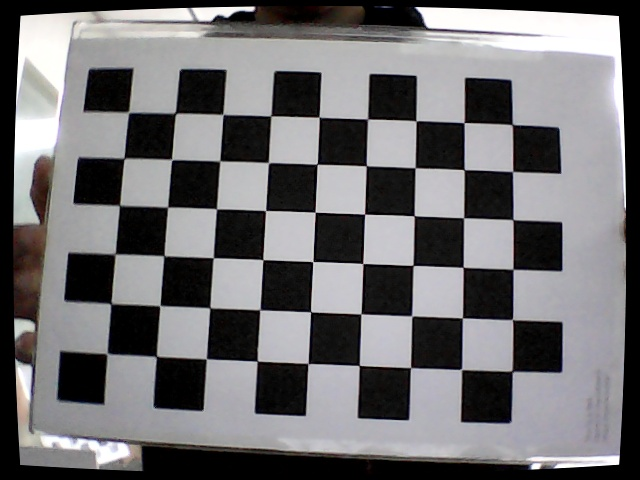
#> input picture 02_Practice_OpenCV/calib_images/calib_20260429_113951_147620.jpg, 640 x 480 px; its folder holds 5 pictures in this run
$ jupyter execute 05.01.OpenCV-Calibration.ipynb
#> lines starting #> are read from the running program, lines starting #| are printed output that depends on the picture
# 핀홀 카메라 모델과 Camera Calibration 실습

> **강의자료**: `강의자료/05.01.OpenCV-Calibration.md`

| Part | 주제 |
|------|------|
| Part 1 | 핀홀 카메라 모델 |
| Part 2 | 카메라 캘리브레이션 실전 |
| Part 3 | 퀴즈 & 복습 문제 |

이 실습에서는 핀홀 카메라 수학 모델을 직접 구현하고,
OpenCV를 사용해 체커보드 기반 카메라 캘리브레이션 전체 파이프라인을 실습합니다.

[cell 1]
import numpy as np
import cv2              # pip install opencv-python
import yaml             # pip install pyyaml
import os
import glob
import matplotlib.pyplot as plt

[cell 2]
F_MM       = 4.0     # 렌즈 초점 거리 (mm)
DX         = 0.004   # 픽셀 가로 크기 (mm/pixel)
DY         = 0.004   # 픽셀 세로 크기 (mm/pixel)
IMG_WIDTH  = 640     # 이미지 가로 해상도 (pixel)
IMG_HEIGHT = 480     # 이미지 세로 해상도 (pixel)

---
## Part 1: 핀홀 카메라 모델

### 1.1 3D 세계를 2D 이미지로 바꾸는 원리

- **"빛은 직선으로 나아간다"는 단순한 원리로 3D → 2D 변환**
    - **바늘구멍 사진기 (Pinhole Camera)**: 아주 캄캄한 상자 앞면에 바늘구멍 하나를 뚫음
      물체에서 반사된 빛이 구멍을 통과하여 상자 뒷면(센서)에 맺힘
    - **투영 (Projection)**: 3D 공간의 한 점이 구멍을 통과해 2D 평면의 한 점으로 내려앉는 과정
    - **로봇의 거리 추정**: 로봇은 이 원리를 **거꾸로** 이용
      2D 이미지의 한 점 → 실제 3D 공간의 어떤 선상에서 온 것인지 분석
      2D로 변환되는 순간 **'깊이' 정보가 사라짐** → 수학적 모델로 재계산 필요

### 1.2 Aperture (조리개) — 핀홀의 구멍 크기

- **Aperture : 카메라 렌즈에서 빛이 통과하는 구멍의 크기**

| Aperture 크기 | 빛의 양 | 이미지 선명도 |
|---|---|---|
| 크다 (2mm) | 많음  | 흐릿 |
| 작다 (0.35mm) | 적음  | 선명 |

- **핀홀 카메라 모델의 가정**
    - Aperture = **수학적으로 크기가 0인 점**
    - 모든 빛이 딱 한 점을 통과 → 깔끔한 투영 수식 성립
    - 현실에서는 너무 작으면 **빛 부족 → 어두운 이미지** 문제 발생

### 1.3 렌즈 (Lens) — Aperture 딜레마의 해결책

- **핀홀의 딜레마**
  ```
  구멍 크게 → 빛 많음  but  흐릿
  구멍 작게 → 선명     but  어두움
  ```
- **렌즈의 해결책**: 한 점에서 나온 **여러 줄기 빛**을 모아 film의 **한 점으로 수렴**
  ```
  빨간 점 → 여러 빛줄기 → 렌즈 → film의 한 점
  파란 점 → 여러 빛줄기 → 렌즈 → film의 다른 점
  ```
- **새로운 문제**: 렌즈의 굴절 특성 때문에 → **왜곡(Distortion)** 발생
  → 이를 수학적으로 보정하는 것이 **캘리브레이션**

### 1.4 핵심 개념 — 초점 거리 (Focal Length)

- **초점 거리 $f$ : 카메라의 '확대율'을 결정하는 핵심 값**
    - 카메라의 광학 중심(구멍)과 이미지 평면(센서) 사이의 거리
    - 초점 거리가 **길면** → 물체가 크게 보임 (망원)
    - 초점 거리가 **짧으면** → 넓은 범위를 담음 (광각)

- **렌즈 공식**: $\dfrac{1}{f} = \dfrac{1}{z'} - \dfrac{1}{z}$

- **왜 하나의 $f$가 $f_x, f_y$ 두 개가 되는가?** 픽셀이 정사각형이 아닐 수 있기 때문
  $$f_x = \frac{f}{d_x}, \quad f_y = \frac{f}{d_y}$$

| 기호 | 단위 | 의미 |
|---|---|---|
| $f$ | mm | 광학 중심 → 센서 물리적 거리 |
| $d_x, d_y$ | mm/pixel | 픽셀 하나의 실제 크기 |
| $f_x, f_y$ | pixel | 투영 수식의 스케일 인자 |

[cell 3]
# 초점 거리: 물리적 단위(mm) → 픽셀 단위 변환
fx = F_MM / DX
fy = F_MM / DY

print(f"물리적 초점 거리 f = {F_MM} mm")
print(f"픽셀 크기 dx={DX} mm/px,  dy={DY} mm/px")
print(f"픽셀 단위 초점 거리  fx = {fx:.1f} px,  fy = {fy:.1f} px")
print(f"  → 'fx = {fx:.0f}' 은 초점 거리가 픽셀 {fx:.0f}개 길이에 해당한다는 의미")

### 1.5 핵심 개념 — 주점 (Principal Point)

- **주점 $(c_x, c_y)$ : 카메라 렌즈 중심이 이미지와 만나는 기준점**
    - 카메라 렌즈의 중심(광축)이 이미지 센서와 수직으로 만나는 지점의 픽셀 좌표
    - 이상적인 카메라라면 **이미지의 정중앙**이어야 함
    - 실제 제조 과정의 오차로 **조금씩 치우쳐** 있음
    - 이 값이 틀리면 → 로봇이 물체 위치를 잘못 파악

### 1.6 핵심 개념 — 내부 파라미터 행렬 (Camera Matrix K)

**카메라 행렬 $K$ : 카메라의 고유한 '명함'**

초점 거리 $(f_x, f_y)$ 와 주점 $(c_x, c_y)$ 정보를 하나로 묶은 **3×3 행렬**

$$K = \begin{bmatrix} f_x & 0 & c_x \\ 0 & f_y & c_y \\ 0 & 0 & 1 \end{bmatrix}$$

[cell 4]
# 카메라 행렬 K 직접 구성 (예: 640×480 해상도 카메라)
cx = IMG_WIDTH  / 2  # 주점 x (이상적 중앙)
cy = IMG_HEIGHT / 2  # 주점 y (이상적 중앙)

K = np.array([
    [fx,  0,  cx],
    [ 0, fy,  cy],
    [ 0,  0,   1]
], dtype=np.float64)

print("카메라 행렬 K:")
print(K)
print(f"\nfx={K[0,0]}, fy={K[1,1]}, cx={K[0,2]}, cy={K[1,2]}")

[cell 5]
# 카메라 행렬 K로 3D 점 → 2D 픽셀 좌표 투영 (닮음 삼각형 원리)
# 3D 카메라 좌표 (X, Y, Z): Z는 카메라에서 물체까지의 깊이
X, Y, Z = 0.3, 0.1, 2.0    # 단위: m

# 투영 공식: u = fx * X/Z + cx,  v = fy * Y/Z + cy
u = fx * (X / Z) + cx
v = fy * (Y / Z) + cy

print(f"3D 카메라 좌표: ({X}, {Y}, {Z}) m")
print(f"투영된 픽셀 좌표: u={u:.1f}, v={v:.1f}")
print()

[cell 6]
# 역방향: 픽셀 → 정규화 이미지 좌표 (K^-1 적용, 깊이 Z 필요)
x_norm = (u - cx) / fx    # 정규화 x
y_norm = (v - cy) / fy    # 정규화 y
X_back = x_norm * Z
Y_back = y_norm * Z
print(f"역투영 (Z={Z}m 알고 있을 때): X={X_back:.3f}, Y={Y_back:.3f}")

### 1.7 실제 카메라 vs 수학 모델

- **현실** : 렌즈 카메라 (밝고 선명)
- **수학 모델** : 핀홀 모델 (수식이 단순하고 깔끔)
- **캘리브레이션이 다리 역할**
  ```
  실제 렌즈 카메라
      ↓
  캘리브레이션으로 왜곡 계수(k1, k2, p1, p2, k3) 측정
      ↓
  왜곡 보정 (Rectification)
      ↓
  핀홀 모델 수식 적용
  ```
- 왜곡을 제거하고 나면 → 렌즈 카메라도 **핀홀 카메라처럼 동작**

### 1.8 렌즈 왜곡의 종류

**방사 왜곡 (Radial Distortion)**
- 렌즈 모양 때문에 이미지 **가장자리로 갈수록 직선이 곡선**으로 변하는 현상
- **배럴 왜곡 (Barrel Distortion)**: 이미지가 **볼록하게 튀어나와** 보임 → 광각 렌즈
- **핀쿠션 왜곡 (Pincushion Distortion)**: 이미지가 **오목하게 들어가** 보임 → 망원 렌즈

**접선 왜곡 (Tangential Distortion)**
- 카메라 제조 시 렌즈와 이미지 센서가 **완벽하게 수평을 이루지 못해** 발생
- 이미지가 비스듬하게 기울어져 보이는 현상
- **해결책**: 카메라 캘리브레이션으로 왜곡 계수 측정 후 **직선화(Rectification)**

### 1.9 좌표계의 종류와 변환 흐름

**픽셀 하나를 보고 실제 위치를 알기까지 4단계 좌표 변환**

| 단계 | 좌표계 | 기준 |
|------|--------|------|
| ① | 3D 월드 좌표계 (World Frame) | 방의 구석 등 환경 기준점 |
| ② | 3D 카메라 좌표계 (Camera Frame) | 카메라 렌즈 중심 |
| ③ | 2D 이미지 좌표계 (Image Plane) | 렌즈를 통해 투영된 가상 2D 평면 |
| ④ | 픽셀 좌표계 (Pixel Frame) | 코드에서 다루는 $(u, v)$ 좌표 |

**로봇의 역방향 계산 흐름:**
$$\text{픽셀 좌표} \xrightarrow{K^{-1}} \text{이미지 좌표} \xrightarrow{\text{깊이}} \text{카메라 좌표} \xrightarrow{[R|t]^{-1}} \text{월드 좌표}$$

**닮음 삼각형 원리 (깊이 추정):**
$$\frac{X_{real}}{Z} = \frac{x_{pixel} \times d_x}{f}$$

**혼란 포인트 정리**
- **혼란 1**: 물리적으로 센서에 상이 거꾸로 맺히지만, 수학 모델에서는 이미지 평면을 렌즈 앞에 놓고 똑바로 선 이미지 사용
- **혼란 2**: $K$의 초점 거리는 **픽셀 단위** ($f_x, f_y$) → 미터 단위로 바꾸려면 비례식 필요
- **혼란 3**: 로봇 본체(X=앞, Z=위) vs 카메라 광학 프레임(Z=앞, X=오른쪽, Y=아래) — 축이 90도 다름

[cell 7]
# 깊이 추정 예시: 알려진 크기의 물체로 거리 계산
X_real_mm = 100.0   # 물체의 실제 가로 크기 (mm), 예: 10cm 마커
x_pixel   = 50.0    # 이미지에서 물체가 차지하는 픽셀 수

# 닮음 삼각형: X_real / Z = (x_pixel * dx) / f  (단위 mm로 통일 → 결과도 mm)
Z_estimated_mm = X_real_mm * F_MM / (x_pixel * DX)
print(f"물체 실제 크기: {X_real_mm:.0f} mm")
print(f"이미지 픽셀 크기: {x_pixel:.0f} px")
print(f"추정된 거리(깊이): Z ≈ {Z_estimated_mm:.1f} mm  ({Z_estimated_mm/1000:.3f} m)")

---
## Part 2: 카메라 캘리브레이션 실전

### 2.1 캘리브레이션이 필요한 이유

**보정되지 않은 카메라는 직선을 곡선으로 인식하거나 물체 위치를 잘못 파악**

- **캘리브레이션 전**: 직선이 휘어짐, 2D → 3D 정확한 변환 불가
- **캘리브레이션 후**: 왜곡 계수로 이미지 **직선화(Rectification)** 가능,
  픽셀 좌표 ↔ 실제 3D 공간 사이의 **정확한 수학적 관계** 정의

### 2.2 체커보드 패턴 사용 이유

- 명암 대비가 명확 → **내부 교차점(Corners)** 을 서브픽셀 단위로 정밀 감지 가능
- 규칙적인 격자 구조 → 실제 3D 좌표를 쉽게 정의 가능
- **주의**: 칸 수가 아닌 **내부 교차점의 개수**!
- $8 \times 6$ 칸 체커보드 → 내부 교차점은 $7 \times 5$개

### 2.3 올바른 체커보드 촬영 방법

- **장수**: 최소 **10~20장** 권장 (복잡한 왜곡 렌즈는 최대 40장)
- **각도**: 체커보드를 **다양한 축 방향**으로 기울여 촬영 (±15°~45° 범위 권장, 다양한 각도가 초점 거리 계산에 필수)
- **거리**: 카메라와 체커보드 사이의 **거리를 변화**시키며 촬영
- **주의사항**: 체커보드는 **평평하고 단단한 판**에 부착, **줌 수준 일정 유지**,
  이미지 **전체 영역**(특히 가장자리)을 골고루 커버

### 2.4 OpenCV 캘리브레이션 코드 흐름

**OpenCV 캘리브레이션 3단계**

1. **`findChessboardCorners()`**: 이미지에서 체커보드 내부 교차점들의 픽셀 좌표 탐색
2. **`cornerSubPix()`**: 감지된 코너 좌표를 **서브픽셀 단위로 정밀화** → 정확도 향상
3. **`calibrateCamera()`**: 2D 이미지 포인트 + 미리 정의된 3D 객체 포인트를 비교하여
   시스템 방정식을 풀어 **카메라 파라미터 계산**

[cell 8]
# 체커보드 설정 (10x7 칸 → 내부 교차점 9x6개)
CHECKERBOARD = (9, 6)       # (가로 교차점 수, 세로 교차점 수)
SQUARE_SIZE  = 0.025        # 체커보드 한 칸의 실제 크기 (m), 예: 2.5cm

# 3D 객체 포인트 준비: (0,0,0), (1,0,0), ..., (8,5,0) 형태로 정의 (Z=0 평면)
objp = np.zeros((CHECKERBOARD[0] * CHECKERBOARD[1], 3), np.float32)
objp[:, :2] = np.mgrid[0:CHECKERBOARD[0], 0:CHECKERBOARD[1]].T.reshape(-1, 2)
objp *= SQUARE_SIZE     # 픽셀 단위가 아닌 실제 크기(m) 적용

print(f"체커보드 설정: {CHECKERBOARD[0]}×{CHECKERBOARD[1]} 내부 교차점")
print(f"총 코너 수: {len(objp)}개")
print(f"첫 번째 코너 3D 좌표: {objp[0]}")
print(f"마지막 코너 3D 좌표: {objp[-1]}")

[cell 9]
# 캘리브레이션 전체 파이프라인
# (실제 이미지 파일이 있어야 실행 가능 — 이미지 경로를 수정하세요)

def run_calibration(image_dir: str, pattern=(9, 6), square_size=0.025):
    """체커보드 이미지들로 카메라 캘리브레이션 수행"""
#> called with image_dir = './calib_images/', pattern = (9, 6), square_size = 0.025
    objp = np.zeros((pattern[0] * pattern[1], 3), np.float32)
    objp[:, :2] = np.mgrid[0:pattern[0], 0:pattern[1]].T.reshape(-1, 2)
    objp *= square_size

    objpoints = []   # 3D 실세계 포인트 목록
    imgpoints = []   # 2D 이미지 포인트 목록
    image_size = None

    # cornerSubPix 종료 기준: 정확도(EPS) 또는 최대 반복 횟수(30회) 중 먼저 만족되면 중단
    criteria = (cv2.TERM_CRITERIA_EPS + cv2.TERM_CRITERIA_MAX_ITER, 30, 0.001)
    images = glob.glob(os.path.join(image_dir, '*.jpg')) + \
             glob.glob(os.path.join(image_dir, '*.png'))

    image_paths = []  # 코너 검출 성공한 이미지 경로 목록

    print(f"이미지 {len(images)}장 로드")
    for fname in images:
        img  = cv2.imread(fname)
#> img is the input picture: shape (480, 640, 3); mean B, G, R 112.9, 111, 112.1
        gray = cv2.cvtColor(img, cv2.COLOR_BGR2GRAY)
        image_size = gray.shape[::-1]   # (width, height)

        # ① 체커보드 코너 탐색
        ret, corners = cv2.findChessboardCorners(gray, pattern, None)
#> ret = True; corners = 54 rows, first 8: [132.8, 112.9], [176.1, 113.6], [223.1, 114.5], [270.9, 115.8], [318.9, 117], [367.6, 119], [415.7, 121.7], [464.1, 122.8]
        if not ret:
            print(f"  코너 미검출: {os.path.basename(fname)}")
            continue

        # ② 서브픽셀 정밀화
        corners_refined = cv2.cornerSubPix(gray, corners, (11, 11), (-1, -1), criteria)
#> corners_refined = 54 rows, first 8: [128.6, 112.3], [175.4, 113.2], [222.9, 114.4], [270.9, 116], [319.1, 117.2], [367.6, 119], [415.9, 120.7], [464.1, 122.6]

        objpoints.append(objp)
        imgpoints.append(corners_refined)
        image_paths.append(fname)
        print(f"  코너 검출 성공: {os.path.basename(fname)}")

    if len(objpoints) < 3:
        print("이미지 부족 (최소 3장 필요). 캘리브레이션 중단.")
        return None, None, None, None, None, None, None, None

    # ③ 캘리브레이션 계산
    ret, mtx, dist, rvecs, tvecs = cv2.calibrateCamera(
        objpoints, imgpoints, image_size, None, None
    )
    # ret   : 재투영 오차 RMS (픽셀 단위, 1.0 이하면 양호)
    # mtx   : 카메라 행렬 K (3×3) — fx, fy, cx, cy 포함
    # dist  : 왜곡 계수 (k1, k2, p1, p2, k3) — undistort에 사용
    # rvecs : 각 이미지별 회전 벡터 (체커보드 대비 카메라 자세)
    # tvecs : 각 이미지별 이동 벡터 (체커보드 대비 카메라 위치)
    print(f"\n재투영 오차 (RMS Error): {ret:.4f} px")
    print("카메라 행렬 mtx:\n", mtx)
    print("왜곡 계수 dist:", dist.ravel())
    return mtx, dist, ret, rvecs, tvecs, objpoints, imgpoints, image_paths

[cell 10]
# 실제 이미지가 있는 경우 아래 주석을 해제하고 경로를 수정하세요
mtx, dist, rms, rvecs, tvecs, objpoints, imgpoints, image_paths = run_calibration("./calib_images/")

### 2.5 calibrateCamera() 결과 파라미터

```python
ret, mtx, dist, rvecs, tvecs = cv2.calibrateCamera(
    objpoints, imgpoints, gray.shape[::-1], None, None
)
```

| 반환값 | 설명 |
|--------|------|
| `ret` | 재투영 오차 (RMS Error) — 작을수록 좋음 |
| `mtx` | 카메라 행렬 $K$ (3×3): $f_x, f_y, c_x, c_y$ 포함 |
| `dist` | 왜곡 계수: 방사 왜곡 $(k_1, k_2, k_3)$ + 접선 왜곡 $(p_1, p_2)$ |
| `rvecs` | 각 이미지의 회전 벡터 (외부 파라미터) |
| `tvecs` | 각 이미지의 이동 벡터 (외부 파라미터) |

### 2.6 품질 평가 — 재투영 오차 (Reprojection Error)

**재투영 오차**: 계산된 카메라 모델로 3D 포인트를 다시 2D에 투영했을 때
실제 감지된 이미지 포인트와의 **거리 차이 (픽셀 단위)**

| RMS Error | 평가 |
|-----------|------|
| 0.5 px 미만 | 산업용 비전 시스템에서 성공적 |
| 1 px 이하  | 대부분의 응용 분야에서 수용 가능 |
| 1 px 초과  | 촬영 데이터 점검 후 재캘리브레이션 필요 |

[cell 11]
# 재투영 오차 계산 함수 (캘리브레이션 후 검증용)
def calc_reprojection_error(objpoints, imgpoints, mtx, dist, rvecs, tvecs, image_paths=None):
    """각 이미지별 재투영 오차를 계산하고 평균과 최대 오차 인덱스를 반환"""
    errors = []
    for i, (op, ip) in enumerate(zip(objpoints, imgpoints)):
        # op(z=0 평면의 3D 점)를 rvecs/tvecs로 카메라 좌표계로 변환 후 2D 이미지 평면에 투영
        proj, _ = cv2.projectPoints(op, rvecs[i], tvecs[i], mtx, dist)
        err = cv2.norm(ip, proj, cv2.NORM_L2) / len(proj)
        errors.append(err)
    mean_err = np.mean(errors)
    worst_idx = int(np.argmax(errors))
    print(f"이미지별 재투영 오차: {[f'{e:.4f}' for e in errors]}")
    print(f"평균 재투영 오차: {mean_err:.4f} px")
    if image_paths:
        print(f"최대 오차 이미지: {os.path.basename(image_paths[worst_idx])} ({errors[worst_idx]:.4f} px)")
    return mean_err, worst_idx

[cell 12]
_, worst_idx = calc_reprojection_error(objpoints, imgpoints, mtx, dist, rvecs, tvecs, image_paths)

### 2.7 undistort()로 왜곡 보정하기

[cell 13]
# 왜곡 보정 예시 (실제 이미지가 있을 때 실행)
def _line_fitting_residual(img, pattern):
    """체커보드 코너를 검출해 각 행/열을 직선 피팅하고 RMSE 잔차 반환"""
    gray = cv2.cvtColor(img, cv2.COLOR_BGR2GRAY)
    ret, corners = cv2.findChessboardCorners(gray, pattern, None)
    if not ret:
        return None
    corners = corners.reshape(pattern[1], pattern[0], 2)  # (행, 열, xy)
    residuals = []
    # 각 행: y ~ ax + b 피팅
    for row in corners:
        x, y = row[:, 0], row[:, 1]        # 한 행의 코너 좌표 (수평으로 나열된 9개 점)
        coeffs = np.polyfit(x, y, 1)       # 최소제곱법으로 y = ax + b의 a, b 계산
        y_pred = np.polyval(coeffs, x)     # 피팅된 직선으로 y 예측
        residuals.append(np.sqrt(np.mean((y - y_pred) ** 2)))
    # 각 열: x ~ ay + b 피팅
    for col in corners.T:
        x, y = col[:, 0], col[:, 1]        # 한 열의 코너 좌표 (수직으로 나열된 6개 점)
        coeffs = np.polyfit(y, x, 1)       # 최소제곱법으로 x = ay + b의 a, b 계산
        x_pred = np.polyval(coeffs, y)     # 피팅된 직선으로 x 예측
        residuals.append(np.sqrt(np.mean((x - x_pred) ** 2)))
    return np.mean(residuals)

[cell 14]
def undistort_image(img_path: str, mtx: np.ndarray, dist: np.ndarray, pattern=(9, 6)):
    """캘리브레이션 결과로 이미지 왜곡 보정 및 수치 비교"""
#> called with mtx = array of shape (3, 3), dist = array of shape (1, 5), pattern = (9, 6)
    img = cv2.imread(img_path)
    if img is None:
        print(f"이미지를 불러올 수 없습니다: {img_path}")
        return None

    # 왜곡 보정 적용
    dst = cv2.undistort(img, mtx, dist, None, mtx)
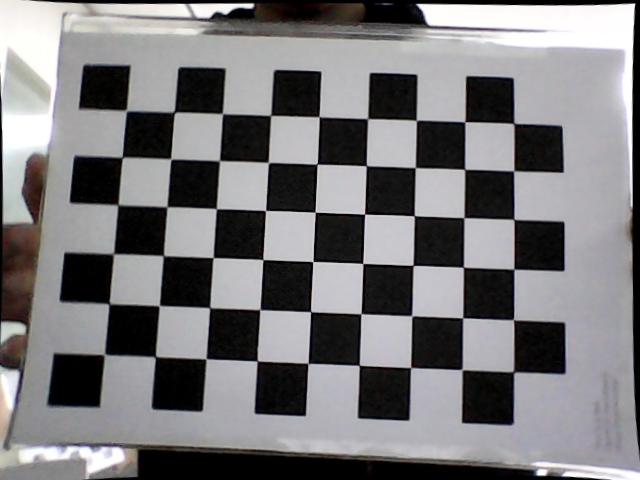
#> dst: shape (480, 640, 3); mean B, G, R 122, 120, 121.2

    # 직선 피팅 잔차 비교
    res_before = _line_fitting_residual(img, pattern)
#> in _line_fitting_residual, `ret, corners = cv2.findChessboardCorners(gray, pattern, None)`: ret = True
#> the loop in _line_fitting_residual, `for row in corners:` made 6 passes
#> (y, coeffs, y_pred) on passes 1, 3: ([112.9, 113.6, 114.5, 115.8, 117, 119, 121.7, 122.8, 124.5], [0.0319, 107.8], [112, 113.4, 114.9, 116.4, 117.9, 119.5, 121, 122.6, 124.1]), ([205, 206.7, 209.5, 210.7, 212, 214, 215.8, 218.3, 219.4], [0.0366, 200.8], [205.2, 207, 208.7, 210.5, 212.4, 214.2, 216, 217.8, 219.6])
#> after the loop in _line_fitting_residual, `for row in corners:`: residuals = [0.593, 0.631, 0.355, 0.143, 0.261, 1.85]
#> the loop in _line_fitting_residual, `for col in corners.T:` made 2 passes
#> coeffs on pass 1: [0.981, 8.72]
#> after the loop in _line_fitting_residual, `for col in corners.T:`: residuals = [0.593, 0.631, 0.355, 0.143, 0.261, 1.85, 1.03, 0.596]
    res_after  = _line_fitting_residual(dst, pattern)
#> in _line_fitting_residual (call 2), `ret, corners = cv2.findChessboardCorners(gray, pattern, None)`: corners = 54 rows, first 8: [129, 113], [175.5, 112.9], [221.7, 115], [271.8, 116.2], [318.7, 116.8], [368, 118.5], [415.7, 121.4], [465.1, 122.1]
#> the loop in _line_fitting_residual (call 2), `for row in corners:` made 6 passes
#> (x, y, coeffs) on passes 1, 4: ([129, 175.5, 221.7, 271.8, 318.7, 368, 415.7, 465.1, 514], [113, 112.9, 115, 116.2, 116.8, 118.5, 121.4, 122.1, 123], [0.0286, 108.5]), ([113.5, 163.5, 213.4, 263, 312.6, 362.8, 413.1, 463.1, 514], [254, 255.5, 258.3, 259.9, 261.7, 263.6, 265.2, 267.1, 269], [0.0375, 249.8])
#> the loop in _line_fitting_residual (call 2), `for col in corners.T:` made 2 passes
#> (x, y, coeffs) on pass 1: ([129, 175.5, 221.7, 271.8, 318.7, 368, 415.7, 465.1, 514], [122, 170.7, 219.7, 267.7, 316.7, 365.7, 414.9, 463.6, 514], [0.986, 7.26])
    if res_before and res_after:
        print(f"직선 피팅 잔차 — 보정 전: {res_before:.4f} px  →  보정 후: {res_after:.4f} px  "
              f"(개선율: {(1 - res_after / res_before) * 100:.1f}%)")


    import matplotlib.pyplot as plt
    fig, axes = plt.subplots(1, 2, figsize=(12, 5))
    axes[0].imshow(cv2.cvtColor(img, cv2.COLOR_BGR2RGB))
    axes[0].set_title("Original (Distorted)")
    axes[0].axis("off")
    axes[1].imshow(cv2.cvtColor(dst, cv2.COLOR_BGR2RGB))
    axes[1].set_title("Undistorted")
    axes[1].axis("off")
    plt.suptitle(os.path.basename(img_path), fontsize=11)
    plt.tight_layout()
    plt.show()
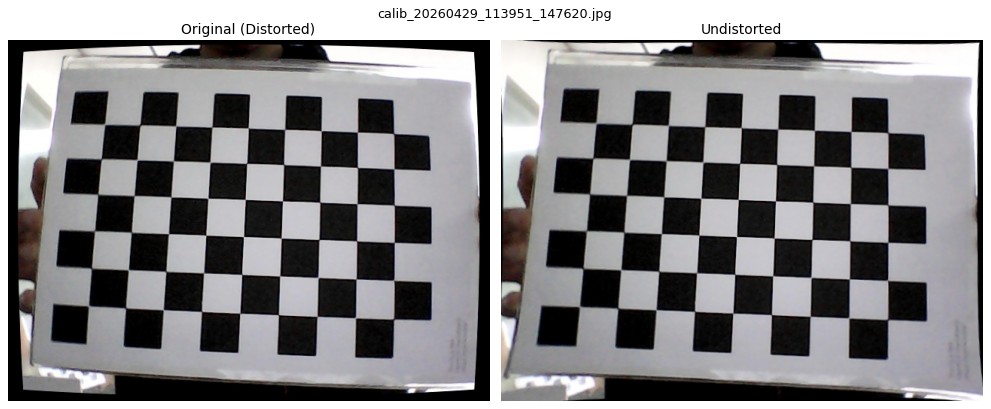
#> figure drawn by matplotlib, 2 panels
    return dst

[cell 15]
# 재투영 오차가 가장 큰 이미지로 왜곡 보정 전후 비교
dst = undistort_image(image_paths[worst_idx], mtx, dist)

### 2.8 결과 저장 및 불러오기

**캘리브레이션 결과는 매번 계산할 필요 없이 파일로 저장하여 재사용**

[cell 16]
# 캘리브레이션 결과 저장 — YAML 형식 (ROS 호환)
def save_calibration_yaml(mtx, dist, filepath="camera_info.yaml"):
    data = {
        'camera_matrix': mtx.tolist(),
        'dist_coeff': dist.tolist()
    }
    with open(filepath, 'w') as f:
        yaml.dump(data, f)
    print(f"YAML 저장 완료: {filepath}")

save_calibration_yaml(mtx, dist)

[cell 17]
# 캘리브레이션 결과 불러오기 — YAML 형식
def load_calibration_yaml(filepath="camera_info.yaml"):
    with open(filepath, 'r') as f:
        data = yaml.safe_load(f)
    mtx  = np.array(data['camera_matrix'], np.float64)
    dist = np.array(data['dist_coeff'], np.float64)
    print(f"YAML 로드 완료: {filepath}")
    print("mtx:\n", mtx)
    print("dist:", dist.ravel())
    return mtx, dist

---
## Part 3: 퀴즈 & 복습 문제

### 연습 문제

[cell 18]
# TODO: 여기에 구현하세요
# 요구사항: 아래 함수를 완성하세요.
#   - 체커보드 이미지 한 장을 받아 코너를 검출하고 시각화합니다.
#   - 반환값: 서브픽셀 정밀화된 코너 좌표 (검출 실패 시 None)
#
# Hint:
#   - cv2.findChessboardCorners(gray, pattern) → ret, corners
#   - cv2.cornerSubPix(gray, corners, (11,11), (-1,-1), criteria) → corners_refined
#   - cv2.drawChessboardCorners(img, pattern, corners_refined, ret) 로 시각화

def detect_corners(img_path: str, pattern=(9, 6)):
#> called with pattern = (9, 6)
    img = cv2.imread(img_path)
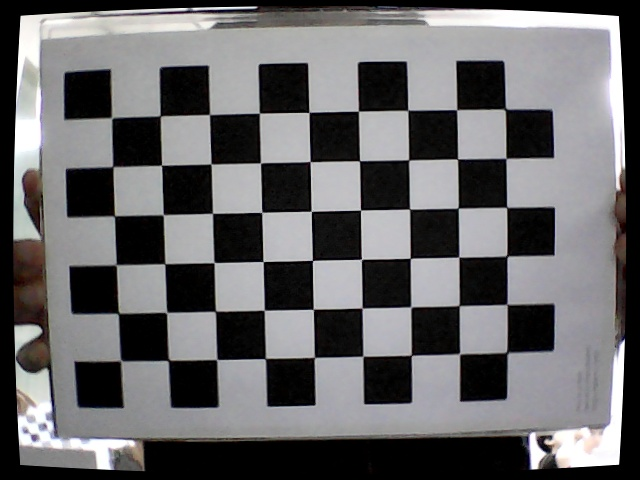
#> input picture 02_Practice_OpenCV/calib_images/calib_20260429_113954_462794.jpg, 640 x 480 px
#> img is the input picture: shape (480, 640, 3); mean B, G, R 104, 102.5, 103.3
    gray = cv2.cvtColor(img, cv2.COLOR_BGR2GRAY)
#> (the rest of the program and of its run is left out)
